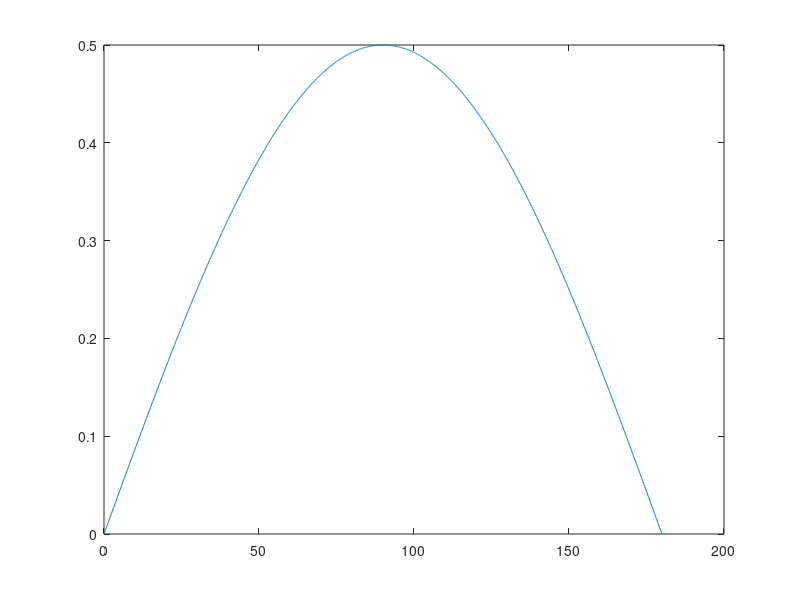

This chart was generated by the following MATLAB code: (Note: this script raises an error after producing the figure.)
% Script to show off-axis distribution used to derive
% detection function. 
% Ref: Passive Acoustic Monitoring of Cetaceans by Walter M. X. Zimmer 
% Page: 263 -264



%% Detecting an arbitrary click
dth = 0.1;
thetadeg = 0:dth:180;
theta = thetadeg * pi/180;

figure
Woa = 1/2 * sin(theta);
plot(thetadeg, Woa)

figure 
polarplot(theta, Woa)

%% Detecting a near on-axis click
mu = [0 0];
sigmaHdeg = 20;
sigmaH = sigmaHdeg * pi/180; % Standard deviation of head moovements 

% The covariance matrix is diagonal because we asume that the animal is
% moving the head with no horizontal or vertical preference.
Sigma = sigmaH * eye(2); 

x1 = -3:0.1:3;
x2 = -3:0.1:3;
[X1,X2] = meshgrid(x1,x2);
X = [X1(:) X2(:)];

y = mvnpdf(X,mu,Sigma);
y = reshape(y,length(x2),length(x1));


figure
lgd = {};
surf(x1,x2,y)
lgd{end+1} = sprintf('Off-axis Raileigh distribution with \\sigma_H = %d°', sigmaHdeg);
caxis([min(y(:))-0.5*range(y(:)),max(y(:))])
axis([-3 3 -3 3 0 1])
xlabel('x')
ylabel('y')
zlabel('Probability Density')

hold on
plot3([0, 0], [0, 0], [0, 1], 'LineWidth', 2, 'Color', 'r');
lgd{end+1} = 'On-axis';

hold on 
xoffaxis = 0:0.01:1;
yoffaxis = 0.5 * xoffaxis;
zoffaxis = 2 * yoffaxis;

plot3(xoffaxis, yoffaxis, zoffaxis, 'LineWidth', 2, 'LineStyle','--')
lgd{end+1} = 'Off-axis';

legend(lgd)


%% Comparison of the two distributions

% Probability density function
dth = 0.1;
thetadeg = 0:dth:90;
theta = thetadeg * pi/180;

figure
lgd = {};
Woa_a = 1/2 * sin(theta);
plot(thetadeg, Woa_a, 'LineWidth', 1)
lgd{end + 1} = 'W_{OA_A}';

listSigmaHdeg = [1 5 10 30 50 60];
for sigmaHdeg = listSigmaHdeg
    sigmaH = sigmaHdeg * pi/180;
    Woa_h = (theta / sigmaH^2) .* exp(-1/2 * ( (theta / sigmaH).^2) );
    hold on 
    plot(thetadeg, Woa_h, 'LineWidth', 1)
    lgd{end+1} = sprintf('W_{OA_H}, \\sigma_H = %.1f °', sigmaHdeg);
end 
xlabel('Off-axis angle [°]')
ylabel('PDF')
legend(lgd)
title('Probability density function - Off-axis distribution')

% Cumulative distribution function
figure
lgd = {};
CDFoa_a = 1/2 * (1 - cos(theta));
plot(thetadeg, CDFoa_a, 'LineWidth', 1)
lgd{end + 1} = 'W_{OA_A}';

listSigmaHdeg = [1 5 10 30 50];
for sigmaHdeg = listSigmaHdeg
    sigmaH = sigmaHdeg * pi/180;
    CDFoa_h = 1 - exp(-1/2 * ( (theta / sigmaH).^2) );
    hold on 
    plot(thetadeg, CDFoa_h, 'LineWidth', 1)
    lgd{end+1} = sprintf('W_{OA_H}, \\sigma_H = %.1f °', sigmaHdeg);
end 

xlabel('Off-axis angle [°]')
ylabel('CDF')
legend(lgd)
title('Cumulative distribution function - Off-axis distribution')




